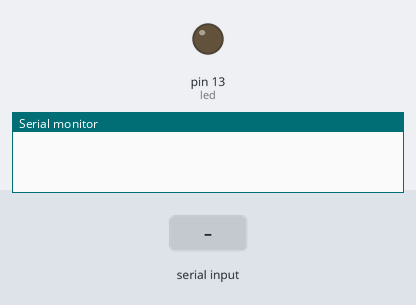
A sketch run on a simulated Arduino Uno, built with avr-gcc and run on an emulated ATmega328P. Shown: output pins drawn as LEDs (lit = HIGH), the last lines printed to the serial monitor. The inputs (shaded band) are chosen by the test bench.

Above: at 1.2 s.
1.3 s: ".\n" received over Serial
At 2.1 s:
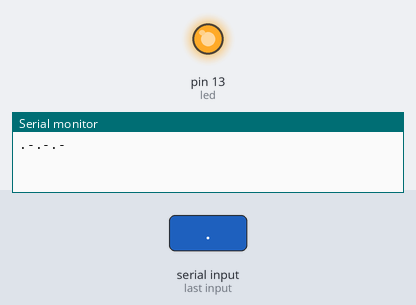
4.3 s: "-\n" received over Serial
7.3 s: "1\n" received over Serial
Timing chart, 0 to 13.8 s (numbered marks = the images above; inputs shaded):
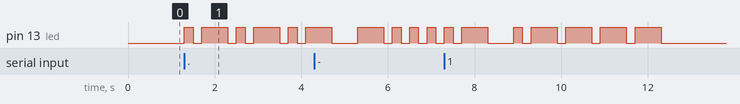

The sketch:

morse_complete.ino
```cpp
/*

 This code is in the public domain.

 It's one of the examples from
 https://leanpub.com/lifeafterblink


 The code is adapted from
 http://www.arduino.cc/en/Tutorial/SerialEvent
 and
 http://arduino.cc/en/Tutorial/Blink

*/


String inputString = "";         // a string to hold incoming data
boolean stringComplete = false;  // whether the string is complete

// Length of a dot in milliseconds
#define DIT 200

/*

Codes for Morse Coder
---------------------

The codes are strings representing the characters
including the alphabet, the digits from 0-9, and
sp,e punctuation.

The codes are stored as an array of strings,
indexed by the ASCII value of the character they represent.

ASCII characters that have no Morse code equivalent
are converted to *

Space is special.
It is converted to a string containing a single space.

*/

char *codes[127] = {
"*","*","*","*","*","*","*","*","*","*","*","*","*","*","*","*","*","*","*","*","*","*","*","*","*","*","*","*","*","*","*","*"," ","*",".-..-.","*","*","*","*","*","*","*","*",".-.-.","--..--","-....-",".-.-.-","-..-.","-----",".----","..---","...--","....-",".....","-....","--...","---..","----.","---...","-.-.-.","*","-...-","-.--.","..--..",".--.-.",".-","-...","-.-.","-..",".","..-.","--.","....","..",".---","-.-",".-..","--","-.","---",".--.","--.-",".-.","...","-","..-","...-",".--","-..-","-.--","--..","*","*","*","*","*","*","*","*","*","*","*","*","*","*","*","*","*","*","*","*","*","*","*","*","*","*","*","*","*","*","*","*","*",".-...","*","...-.-"
};

char *morse(char input) {
  return codes[input];
}

// Add code to define which LED to use here
int led = 13;

void setup() {
  // initialize serial:
  Serial.begin(9600);
  // reserve 141 bytes for the inputString:
  inputString.reserve(141);
  // Add code to initialise LED pin as output here
  pinMode(led, OUTPUT);
}

void transmit(char *ascii_text) {
  int i = 0;
  Serial.print(ascii_text);
  while (ascii_text[i] != 0) {
    char c = ascii_text[i];
    switch (c) {
      case '*':
        break;
      case '.':
        on(1);
        break;
      case '-':
        on(3);
        break;
      case ' ':
        off(6);
        Serial.print(" ");
    }
    i++;
    off(1);
  }
  off(2);
  Serial.print(" ");
}

void on(int length) {
  // do something here
  digitalWrite(led, HIGH);   // turn the LED on (HIGH is the voltage level)
  delay(DIT * length);       // wait
}

void off(int length) {
  // do something here
  digitalWrite(led, LOW);
  delay(DIT * length);
}

void loop() {
  // print the string when a newline arrives:
  if (stringComplete) {
    for (int i = 0; i < inputString.length(); i++) {
      transmit(morse(inputString.charAt(i)));
    }
    // print a newline
    Serial.print('\n');
    // clear the string:
    inputString = "";
    stringComplete = false;
  }
}

/*
  SerialEvent occurs whenever a new data comes in the
 hardware serial RX.  This routine is run between each
 time loop() runs, so using delay inside loop can delay
 response.  Multiple bytes of data may be available.
 */

void serialEvent() {
  while (Serial.available()) {
    // get the new byte:
    char inChar = (char)Serial.read();
    // if the incoming character is a newline, set a flag
    // so the main loop can do something about it and return
    if (inChar == '\n' or inChar == '\r') {
      stringComplete = true;
      return;
    }
    // if not a newline, add the character to the inputString:
    inputString += inChar;
  }
}
```

Measured:
- after the input at 1.3 s, pin 13 (led): LOW → HIGH at once, then repeats every 1.2 s: LOW 0.20 s, HIGH 0.60 s, LOW 0.20 s, HIGH 0.20 s
